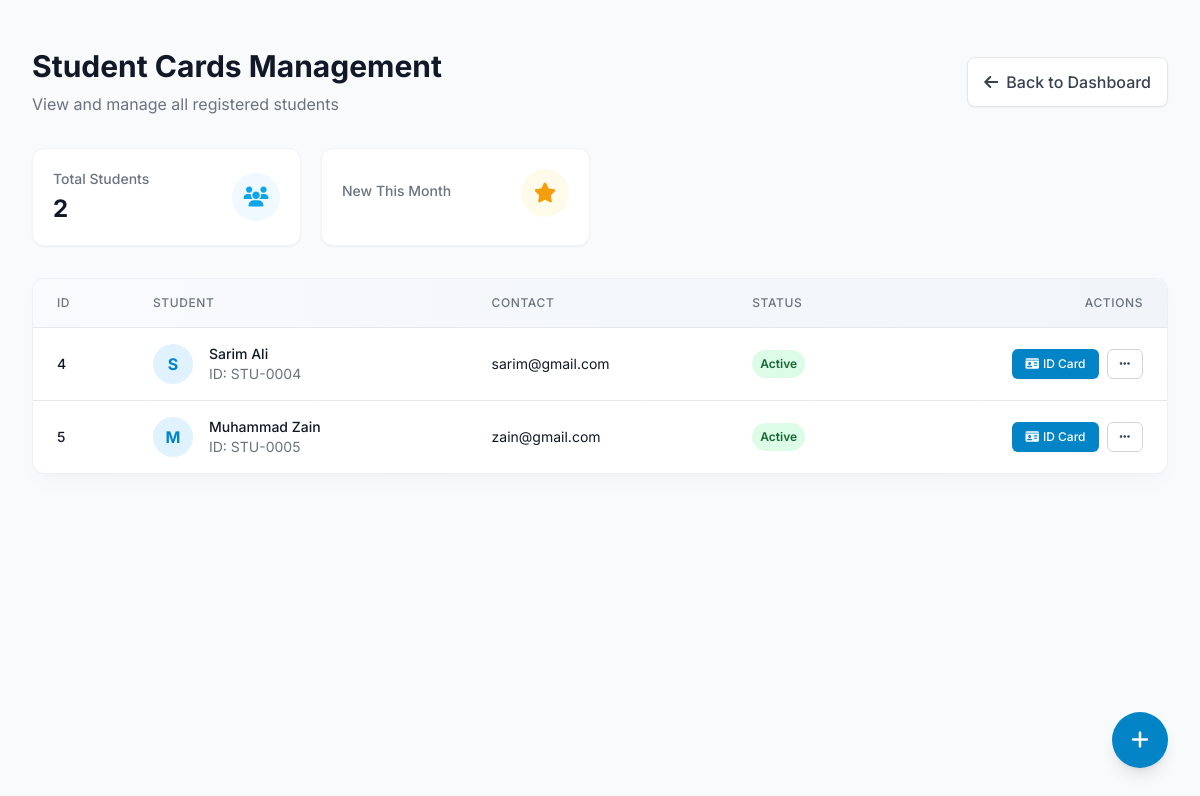
/cards-student-list/, run on the app's committed database.
### school/models.py (models this page shows, shortened)
class Student(models.Model):
    name = models.CharField(max_length=100)
    email = models.EmailField(unique=True)
    roll_no = models.CharField(max_length=20, unique=True)
    subject = models.CharField(max_length=50)
    date_of_birth = models.DateField()

### school/views.py (the view)
# urls.py: path('cards-student-list/', views.cards_student_list, name='cards_student_list'),
def cards_student_list(request):
    students = Student.objects.all()
    return render(request, 'dashboards/admin/cards/cards_student_list.html', {'students': students})

### school/templates/dashboards/admin/cards/cards_student_list.html (shortened to what this page needs)
<!DOCTYPE html>
<html lang="en">
<head>
  <script src="https://cdn.tailwindcss.com"></script>
  <link href="https://cdnjs.cloudflare.com/ajax/libs/font-awesome/6.4.0/css/all.min.css" rel="stylesheet">
</head>
<body class="py-12 px-4 sm:px-6 lg:px-8">
  <div class="max-w-7xl mx-auto animate-fade-in">
    <div class="flex flex-col sm:flex-row justify-between items-start sm:items-center mb-8 gap-4">
      <div>
        <h1 class="text-3xl font-bold text-gray-900">Student Cards Management</h1>
        <p class="text-gray-500 mt-2">View and manage all registered students</p>
      </div>
      <div class="flex space-x-3">
        <a href="{% url 'admin_dashboard' %}" class="flex items-center justify-center px-4 py-3 bg-white text-gray-700 font-medium rounded-lg hover:bg-gray-50 transition-colors shadow-sm border border-gray-200">
            <i class="fas fa-arrow-left mr-2"></i> Back to Dashboard
          </a>
      </div>
    </div>
    <div class="grid grid-cols-1 md:grid-cols-4 gap-5 mb-8">
      <div class="bg-white p-5 rounded-xl shadow-sm border border-gray-100">
        <div class="flex items-center justify-between">
          <div>
            <p class="text-sm font-medium text-gray-500">Total Students</p>
            <h3 class="text-2xl font-bold text-gray-900 mt-1">{{ students|length }}</h3>
          </div>
          <div class="w-12 h-12 rounded-full bg-primary-50 flex items-center justify-center">
            <i class="fas fa-users text-primary-500 text-xl"></i>
          </div>
        </div>
      </div>
      <div class="bg-white p-5 rounded-xl shadow-sm border border-gray-100">
        <div class="flex items-center justify-between">
          <div>
            <p class="text-sm font-medium text-gray-500">New This Month</p>
          </div>
          <div class="w-12 h-12 rounded-full bg-amber-50 flex items-center justify-center">
            <i class="fas fa-star text-amber-500 text-xl"></i>
          </div>
        </div>
      </div>
    </div>
    <div class="dashboard-card rounded-xl overflow-hidden">
      <div class="overflow-x-auto">
        <table class="min-w-full divide-y divide-gray-200">
          <thead>
            <tr class="table-header">
              <th class="px-6 py-4 text-left text-xs font-medium text-gray-500 uppercase tracking-wider">ID</th>
              <th class="px-6 py-4 text-left text-xs font-medium text-gray-500 uppercase tracking-wider">Student</th>
              <th class="px-6 py-4 text-left text-xs font-medium text-gray-500 uppercase tracking-wider">Contact</th>
              <th class="px-6 py-4 text-left text-xs font-medium text-gray-500 uppercase tracking-wider">Status</th>
              <th class="px-6 py-4 text-right text-xs font-medium text-gray-500 uppercase tracking-wider">Actions</th>
            </tr>
          </thead>
          <tbody class="divide-y divide-gray-200">
            {% for student in students %}
            <tr class="table-row transition-colors">
              <td class="px-6 py-4 whitespace-nowrap text-sm font-medium text-gray-900">{{ student.id }}</td>
              <td class="px-6 py-4 whitespace-nowrap">
                <div class="flex items-center">
                  <div class="flex-shrink-0 h-10 w-10 rounded-full bg-primary-100 flex items-center justify-center text-primary-600 font-bold">
                    {{ student.name|first|upper }}
                  </div>
                  <div class="ml-4">
                    <div class="text-sm font-medium text-gray-900">{{ student.name }}</div>
                    <div class="text-sm text-gray-500">ID: STU-{{ student.id|stringformat:"04d" }}</div>
                  </div>
                </div>
              </td>
              <td class="px-6 py-4 whitespace-nowrap">
                <div class="text-sm text-gray-900">{{ student.email }}</div>
              </td>
              <td class="px-6 py-4 whitespace-nowrap">
                <span class="px-2 py-1 inline-flex text-xs leading-5 font-semibold rounded-full bg-green-100 text-green-800">
                  Active
                </span>
              </td>
              <td class="px-6 py-4 whitespace-nowrap text-right text-sm font-medium">
                <div class="flex justify-end space-x-2">
                  <a href="{% url 'print_card' student.id %}" class="action-btn inline-flex items-center px-3 py-1.5 border border-transparent text-xs font-medium rounded-md shadow-sm text-white bg-primary-600 hover:bg-primary-700">
                    <i class="fas fa-id-card mr-1"></i> ID Card
                  </a>
                  <button class="action-btn inline-flex items-center px-3 py-1.5 border border-gray-300 text-xs font-medium rounded-md text-gray-700 bg-white hover:bg-gray-50">
                    <i class="fas fa-ellipsis-h"></i>
                  </button>
                </div>
              </td>
            </tr>
            {% endfor %}
          </tbody>
        </table>
      </div>
    </div>
  </div>
  <div class="fixed bottom-8 right-8">
    <a href="#" class="w-14 h-14 rounded-full bg-primary-600 text-white flex items-center justify-center shadow-lg hover:bg-primary-700 transition-transform hover:scale-110">
      <i class="fas fa-plus text-xl"></i>
    </a>
  </div>
</body>
</html>

### school/templates/dashboards/admin/cards/cards_student_list.html (style rules this page uses)
body { font-family: 'Inter', sans-serif; background-color: #f8fafc; }
.dashboard-card { background: linear-gradient(135deg, rgba(255,255,255,0.98) 0%, rgba(255,255,255,0.95) 100%); backdrop-filter: blur(10px); box-shadow: 0 10px 25px -5px rgba(0, 0, 0, 0.03), 0 10px 10px -5px rgba(0, 0, 0, 0.01); border: 1px solid rgba(226, 232, 240, 0.6); }
.table-header { background: linear-gradient(to right, #f8fafc, #f1f5f9); }
.action-btn { transition: all 0.2s ease; }

### data on the page
Student: id "4", name|first "S", name "Sarim Ali", id "0004", email "sarim@gmail.com"
Student: id "5", name|first "M", name "Muhammad Zain", id "0005", email "zain@gmail.com"

### other printed values
{{ students|length }} "2"
